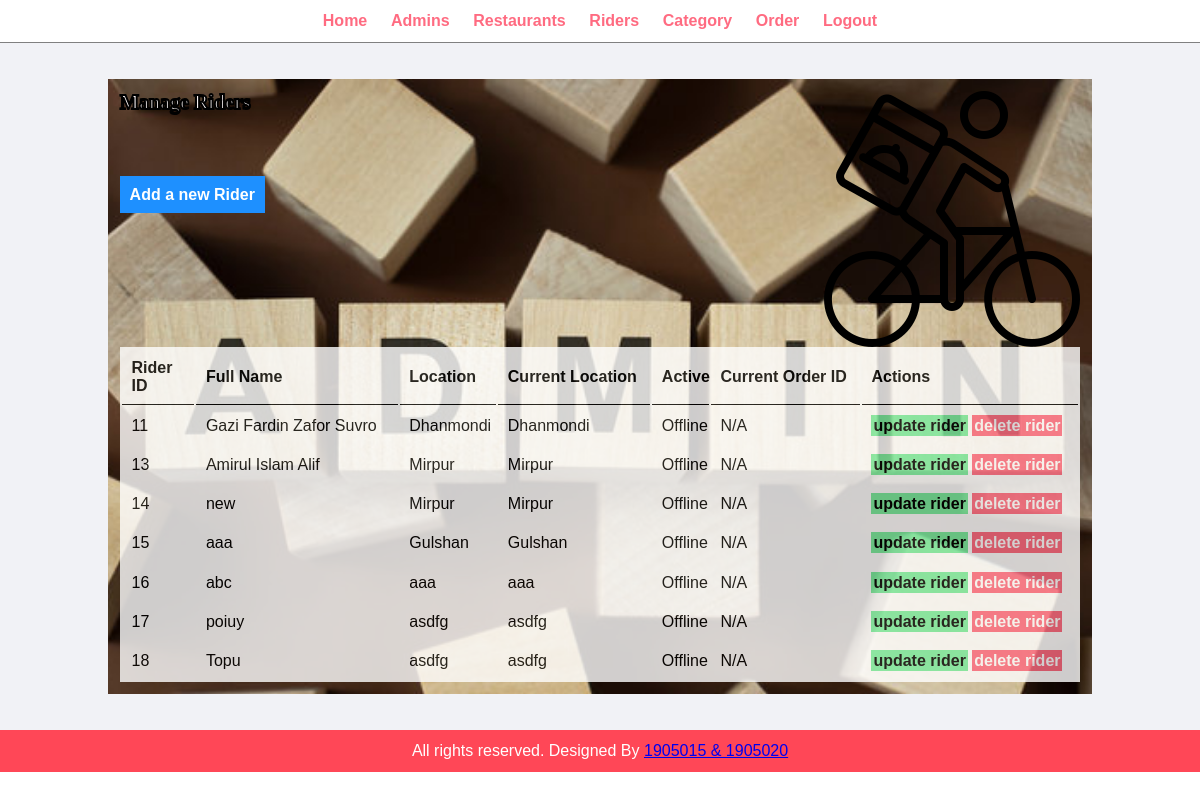
The page /admin/manage-rider.php (signed in) on the database its author committed.
### tables this page shows
CREATE TABLE `riders` (
  `rider_id` int(11) NOT NULL,
  `full_name` varchar(30) NOT NULL,
  `password` varchar(40) NOT NULL,
  `location` varchar(30) NOT NULL,
  `current_location` varchar(30) NOT NULL,
  `active` varchar(10) NOT NULL DEFAULT 'No',
  `current_order` int(11) DEFAULT NULL,
  `vehicle` varchar(20) NOT NULL,
  `email` varchar(40) NOT NULL,
  `phone` varchar(15) NOT NULL
);

### admin/manage-rider.php (the view, shortened to what this page needs)
<?php include('partials/menu.php'); ?>
 <div class = "main-content">
        <div class="wrapper login-admin-bg">
        <img src="../images/rider-icon-2.png" alt="" align = "right" class = "">
        <h1 class = "text-white-black-stroke">Manage Riders</h1>
                <br />
                <br><br/><br/>
                <a href="add-rider.php" class="btn-primary">Add a new Rider</a>
                <br><br/><br/>
                <table class="tbl-full light-table">
                    <tr>
                        <th>Rider ID</th>
                        <th>Full Name</th>
                        <th>Location</th>
                        <th>Current Location</th>
                        <th>Active</th>
                        <th>Current Order ID</th>
                        <th>Actions</th>
                    </tr>
                    <?php
                        $sql = "SELECT * FROM riders";
                        $res = mysqli_query($conn,$sql);
                        if($res == TRUE)
                        {
                            $count = mysqli_num_rows($res);
                            if($count > 0)
                            {
                                while($rows = mysqli_fetch_assoc($res))
                                {
                                    $rider_id = $rows['rider_id'];
                                    $full_name = $rows['full_name'];
                                    $locaion = $rows['location'];
                                    $current_location = $rows['current_location'];
                                    $active = $rows['active'];
                                    $current_order = $rows['current_order']
                                    ?>
                                    <tr>
                                        <td><?php echo $rider_id?></td>
                                        <td><?php echo $full_name?></td>
                                        <td><?php echo $locaion?></td>
                                        <td><?php echo $current_location?></td>
                                        <td><?php
                                                if($active == "Yes")
                                                {
                                                    echo "Acive Now";
                                                }
                                                else
                                                {
                                                    echo "Offline";
                                                }
                                            ?>
                                        </td>
                                        <td><?php
                                                if($current_order != NULL)
                                                {
                                                    echo $current_order;
                                                }
                                                else
                                                {
                                                    echo "N/A";
                                                }
                                            ?>
                                        </td>
                                        <td>
                                            <a href="<?php echo SITEURL; ?>admin/update-rider.php?rider_id=<?php echo $rider_id; ?>" class="btn-secondary">update rider</a>
                                            <a href="<?php echo SITEURL; ?>admin/delete-rider.php?rider_id=<?php echo $rider_id; ?>" class="btn-danger">delete rider</a>
                                        </td>
                                    </tr>
                                    <?php
                                }
                            }
                        }
                    ?>
                </table>
            </div>
        </div>
<?php include('partials/footer.php'); ?>

### css/admin.css (style rules this page uses)
* { margin: 0 0; padding: 0 0; font-family: Arial, Helvetica, sans-serif; }
.wrapper { padding: 1%; width: 80%; margin: 0 auto; }
.tbl-full { width: 100%; }
table tr th { border-bottom: 1px solid black; padding: 1%; text-align: left; }
table tr td { padding: 1%; }
.btn-primary { background-color: #1e90ff; padding: 1%; color: white; text-decoration: none; font-weight: bold; }
.btn-secondary { background-color: #7bed9f; padding: 1%; color: black; text-decoration: none; font-weight: bold; }
.btn-danger { background-color: #ff6b81; padding: 1%; color: white; text-decoration: none; font-weight: bold; }
.main-content { background-color: #f1f2f6; padding: 3% 0; }
.login-admin-bg { background-image: url(../images/admin-bg.jpg); background-position: center; background-repeat: no-repeat; background-size:cover; }
.text-white-black-stroke { color: black; -webkit-text-fill-color: white; -webkit-text-stroke-width: 2px; -webkit-text-stroke-color: rgb(0, 0, 0); font-size: 40px; }
.light-table { background-color: white; border-color: black; border-width: 1px; opacity: 80%; }
.text-white-black-stroke { color: black; -webkit-text-fill-color: rgb(252, 247, 248); -webkit-text-stroke-width: 2px; -webkit-text-stroke-color: rgb(0, 0, 0); font-family: Cambria, Cochin, Georgia, Times, 'Times New Roman', serif; font-size: 20px; }

### rows shown on the page
riders: rider_id "11", full_name "Gazi Fardin Zafor Suvro", location "Dhanmondi", current_location "Dhanmondi", active "Offline"
riders: rider_id "13", full_name "Amirul Islam Alif", location "Mirpur", current_location "Mirpur", active "Offline"
riders: rider_id "14", full_name "new", location "Mirpur", current_location "Mirpur", active "Offline"
riders: rider_id "15", full_name "aaa", location "Gulshan", current_location "Gulshan", active "Offline"
riders: rider_id "16", full_name "abc", location "aaa", current_location "aaa", active "Offline"
riders: rider_id "17", full_name "poiuy", location "asdfg", current_location "asdfg", active "Offline"
riders: rider_id "18", full_name "Topu", location "asdfg", current_location "asdfg", active "Offline"
